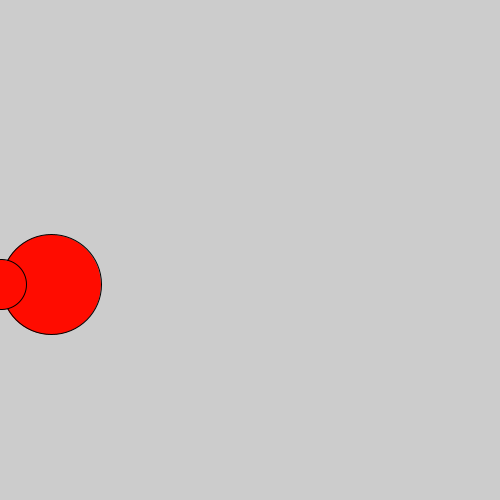
Frame 1 (no input)
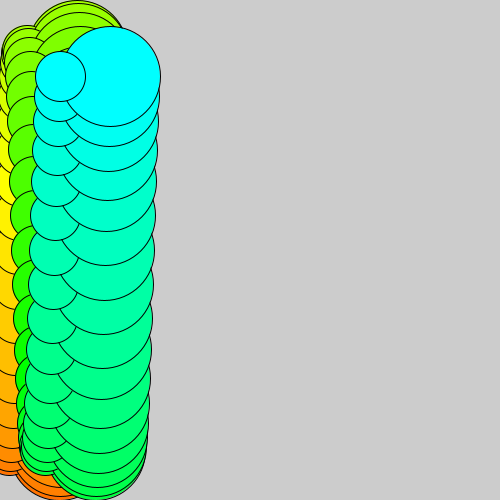
Frame 60 (the mouse pressed at the canvas centre just before this capture)
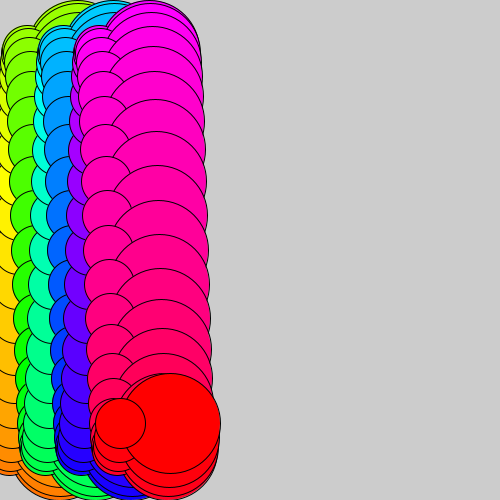
Frame 120 (the mouse held since frame 60 and released just before this capture)

The Processing sketch that drew these frames (run headless with seeded random() and noise(); from frame 60 on, the mouse is pressed at the canvas centre):

// Processing sketch: processing_111994
// ── processing_111994.pde

float timer = 0;
float angle = 0.0;
float hue = 0;
float ellipseX = 0.0;

void setup()
{
 size(500, 500);
 colorMode(HSB, 360, 100, 100);
}

void draw()
{
 
  hue = hue + 3;
  if (hue >=360)
  {
    hue = 0;
  }
  fill(hue, 100, 100);
  
  timer = timer + 0.0167;
  println(timer);
  
  if (timer >= 6)
  {
    timer = 0;
  }
  
  
  
  if (timer > 3)
  {
    angle += 0.1;
  
    if (angle > TWO_PI)
    angle = 0;
  
 
    rectMode(CENTER);
    translate(250, 250);
    rotate(angle);
    rect(0, 0, 100, 100);
  }
  else
  {
    ellipseX += 1;
  
    float waveSpeed = 10;
    float waveHeight = 200;
    float centerY = height/2;
  
    float angle = radians(ellipseX * waveSpeed);
  
    float offset = sin(angle) * waveHeight;
  
    float ellipseY = centerY + offset;
  
    ellipse(ellipseX + 50, ellipseY, 100, 100);
    
    
    ellipse(ellipseX, ellipseY, 50, 50);    
    
    if (ellipseX >= 400)
    {
      ellipseX = 0;
    }
  } 

}
